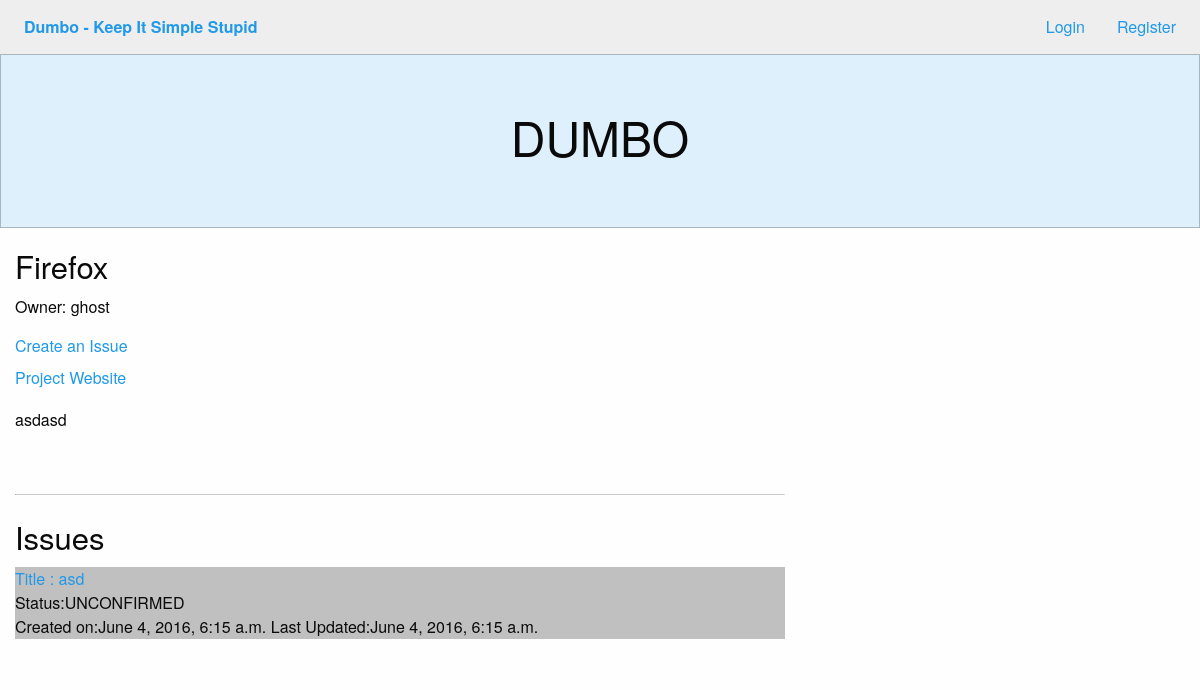
The page /project/view/firefox/ on the database its author committed.
### dumbo/models.py (models this page shows, shortened)
class Project(models.Model):
    name = models.CharField("Project Name", max_length = 20)
    slug = models.SlugField(blank = True, unique = True)
    link = models.URLField(blank = True)
    details = models.TextField("About your project")
    owner = models.ForeignKey(User, on_delete = models.CASCADE)
    group = models.ForeignKey(Group, on_delete = models.CASCADE)
    private = models.BooleanField("Is this a private project?", default=False)

class Issue(models.Model):
    title = models.CharField("Title", max_length = 20)
    project = models.ForeignKey(Project, on_delete = models.CASCADE)
    content = models.TextField("Whats the issue?")
    tag = models.CharField("Add a tag to the issue", max_length=11, choices=ISSUE_STATUS, default=UNCONFIRMED)
    author = models.ForeignKey(User, on_delete = models.SET_DEFAULT, default = None, related_name='author')
    timestamp = models.DateTimeField(default = timezone.now)
    last_updated = models.DateTimeField(default = timezone.now)
    assignee = models.ForeignKey(User, on_delete = models.SET_DEFAULT, default = None, blank = True, related_name='assignee', null = True)

### dumbo/views.py (the view)
# urls.py: url(r'^project/view/(?P<slug>[\w-]*)/$', views.view_project, name="view_project"),
def view_project(request, slug):
    project = get_object_or_404(Project, slug=slug)
    if project.private is True and request.user not in project.group.user_set.all():
        return Http404("Page not Found")
    issues = Issue.objects.filter(project=project)
    return render(request, "view_project.html", {'project':project, 'issues':issues})

### dumbo/templates/view_project.html
{% extends 'layout.html' %}
{% load staticfiles %}
{% block main_content %}
<h3>{{project.name}}</h3>
{% if project.owner == user %}
<a href={% url 'dumbo:edit_project' project.slug %}>Edit Project</a> |
<a href={% url 'dumbo:delete_project' project.slug %}>Delete Project <p/></a>
{% else %}
Owner: {{project.owner}} <p />
{% endif %}
<a href={% url 'dumbo:create_issue' project.slug %}><h6>Create an Issue</h6></a>
<p />
<a href={{project.link}}>Project Website</a><p />
{{project.details}}<p />
<br />
<hr>
<h3>Issues</h3>
{% for i in issues %}
<div style="background:silver">
  <a href={% url "dumbo:view_issue" i.id %}> {{ i.title }} : {{i.content}}<br /></a>
  Status:{{i.tag}}<br>
  Created on:{{i.timestamp}} Last Updated:{{i.last_updated}}<br />
</div>
<br>
{% empty %}
No issues
{% endfor %}
{% endblock %}

### static/index.css (style rules this page uses)
body, button, legend { padding: 0 }
h1, h2, h3, h4, h5, h6, p { text-rendering: optimizeLegibility }
html { font-family: sans-serif; -ms-text-size-adjust: 100%; -webkit-text-size-adjust: 100% }
a, b, em, i, small, strong { line-height: inherit }
dl, ol, p, ul { line-height: 1.6 }
body, h1, h2, h3, h4, h5, h6 { font-family: "Helvetica Neue", Helvetica, Roboto, Arial, sans-serif; font-weight: 400 }
body, html { font-size: 100%; box-sizing: border-box }
body { margin: 0; line-height: 1.5; color: #0a0a0a; background: #fefefe; -webkit-font-smoothing: antialiased; -moz-osx-font-smoothing: grayscale }
.breadcrumbs::after, .button-group::after, .clearfix::after, .off-canvas-wrapper-inner::after, .pagination::after, .tabs::after, .title-bar::after, .top-bar::after, hr { clear: both }
blockquote, dd, div, dl, dt, form, h1, h2, h3, h4, h5, h6, li, ol, p, pre, td, th, ul { margin: 0; padding: 0 }
dl, ol, p, ul { margin-bottom: 1rem }
p { font-size: inherit }
h1, h2, h3, h4, h5, h6 { font-style: normal; color: inherit; margin-top: 0; margin-bottom: .5rem; line-height: 1.4 }
h3 { font-size: 1.1875rem }
h6 { font-size: 1rem }
@media screen and (min-width:40em) { h3 { font-size: 1.9375rem } }
@media screen and (min-width:40em) { h6 { font-size: 1rem } }
a { background-color: transparent; color: #2199e8; text-decoration: none; cursor: pointer }
hr { box-sizing: content-box; max-width: 75rem; height: 0; border-top: 0; border-bottom: 1px solid #cacaca; margin: 1.25rem auto }
body, html { height: 100% }

### rows shown on the page
Project: name "Firefox", owner "ghost", details "asdasd"
Issue: title "Title", content "asd", tag "UNCONFIRMED", timestamp "June 4, 2016, 6:15 a.m.", last_updated "June 4, 2016, 6:15 a.m."
